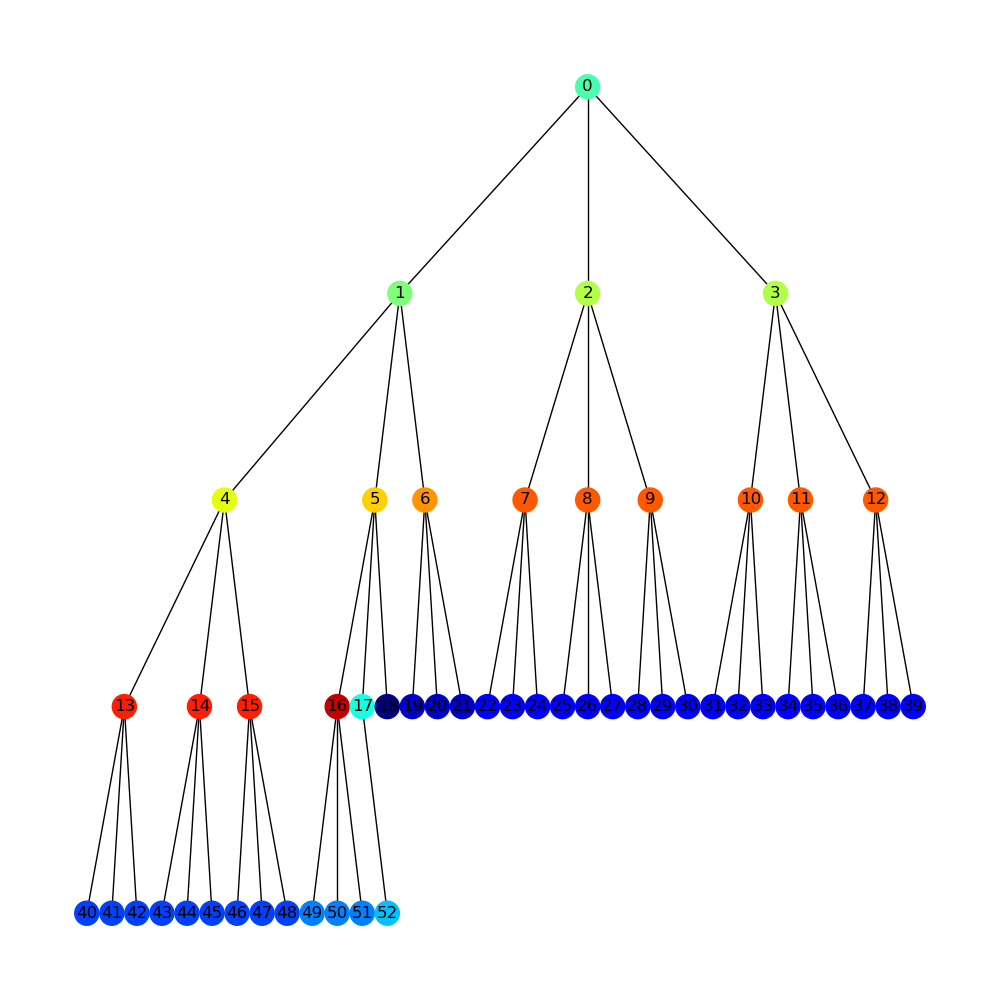

This chart was generated by the following Python code:
import networkx as nx
import numpy as np
import matplotlib.pyplot as plt
from simrank_cmp import compute_similarities

# Create a random graph
g = nx.full_rary_tree(3, 53)
A = nx.adjacency_matrix(g).A

# For the initial similarity matrix, we assume every node is similar to every other node
sims = np.ones(A.shape)

# Propagate the similarities using SimRank, using self loops
S = compute_similarities(A, A, sims, add_self_loops=True, decay=0.98)
diag = np.diag(S)
diag = np.round(np.log(diag), decimals = 5)

# Associate each unique value on the diagonal with a color
unique_values = np.unique(diag)
colors = { u: plt.cm.jet(i / len(unique_values)) for i, u in enumerate(unique_values) }
color_map = [colors[u] for u in diag]

# Show the results
plt.figure(figsize=(10,10))
layout = nx.nx_agraph.graphviz_layout(g, prog="dot")
nx.draw(g, layout, node_color=color_map, with_labels=True)
plt.show()
